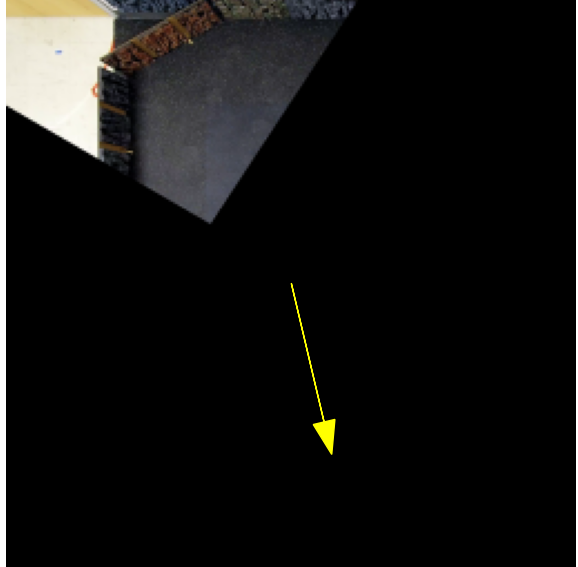
#> input picture Control_code/2026-02-03_17-00.png, 578 x 567 px; its folder holds only this picture in this run
$ python -i DataProcessor.py   (imports and definitions only)
#> lines starting #> are read from the running program, lines starting #| are printed output that depends on the picture; after the words box and inside, x2 and y2 are one past the last pixel; in counts of white or black regions, pixels touching at a corner belong together
import json
import functools
import numpy
from tqdm import tqdm
from pathlib import Path
import shutil
import cv2
import numpy as np
import pandas as pd
from matplotlib import pyplot as plt
from datetime import datetime


# [63 lines left out: function find_bounding_box_across_views, not called in this run]
from matplotlib.colors import ListedColormap
import os

from Library import Utils
from Library.DataStorage import DataReader
import math


#from Library import Guidance
#from Library import Vectors


# [46 lines left out: functions interp_1d_index, interpolate_positions, mask2coordinates, not called in this run]


def is_data_reader(variable):
    reader_class = "<class 'Library.DataStorage.DataReader'>"
    return str(type(variable)) == reader_class


# [43 lines left out: functions get_env_dir, read_wall_mask, read_pole_mask, not called in this run]


def read_path_mask(image_path, ref_rgb=(220, 40, 40), tol=80):  # distance threshold in RGB space
#> called with image_path = '../2026-02-03_17-00.png', ref_rgb = (220, 40, 40), tol = 80
    min_area = 20
    max_area = 2000
    open_ksize = 3
    close_ksize = 5  # morphology to fill small gaps in dots

    img_bgr = cv2.imread(str(image_path))
#> img_bgr is the input picture: shape (567, 578, 3); mean B, G, R 18.2, 19.3, 19.8
    if img_bgr is None: raise ValueError(f"Could not read image from {image_path}")
    h, w = img_bgr.shape[:2]
#> h = 567; w = 578
    img_rgb = cv2.cvtColor(img_bgr, cv2.COLOR_BGR2RGB).astype(np.int16)
    ref = np.array(ref_rgb, dtype=np.int16)
    # RGB-distance threshold
    dist = np.linalg.norm(img_rgb - ref, axis=2)
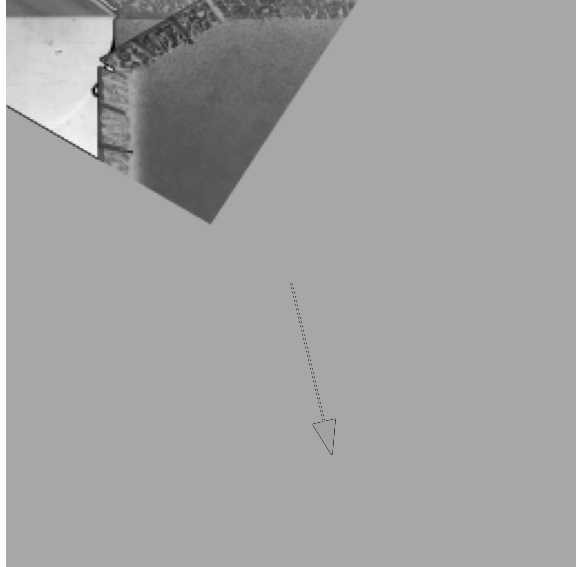
#> dist: shape (567, 578) float64; min 75.14, max 306.1, mean 222.6; drawn with min black and max white
    mask = dist <= tol
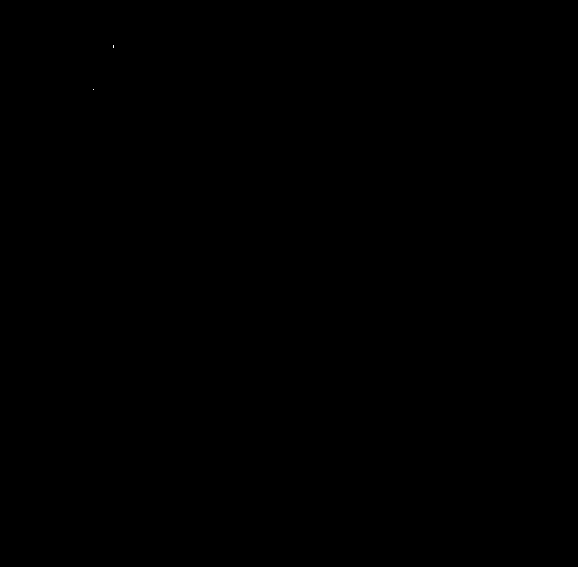
#> mask: shape (567, 578) bool; 0% white in thin lines or dots, all inside (x1, y1, x2, y2) = (93, 45, 114, 90)
    # Morphological cleanup
    mask_u8 = (mask.astype(np.uint8) * 255)
    if open_ksize and open_ksize > 1:
        k = np.ones((open_ksize, open_ksize), np.uint8)
        mask_u8 = cv2.morphologyEx(mask_u8, cv2.MORPH_OPEN, k)
#> mask_u8: shape (567, 578); every value is 0
    if close_ksize and close_ksize > 1:
        k = np.ones((close_ksize, close_ksize), np.uint8)
        mask_u8 = cv2.morphologyEx(mask_u8, cv2.MORPH_CLOSE, k)

    # Connected components
    num_labels, labels, stats, centroids = cv2.connectedComponentsWithStats(mask_u8, connectivity=8)
#> labels: shape (567, 578) int32; every value is 0
#> num_labels = 1; stats = [[0, 0, 578, 567, 327726]]; centroids = [[288.5, 283]]
    # Output mask: only dot centers
    center_mask = np.zeros((h, w), dtype=bool)
    for lbl in range(1, num_labels):  # skip background
        area = stats[lbl, cv2.CC_STAT_AREA]
        if area < min_area: continue
        if max_area is not None and area > max_area: continue
        cx, cy = centroids[lbl]
        ix = int(round(cx))
        iy = int(round(cy))
        if 0 <= ix < w and 0 <= iy < h: center_mask[iy, ix] = True  # row=y, col=x
    return center_mask


# [158 lines left out: functions load_arena_masks, world2robot, robot2world, read_robot_trajectory, flatten_sonar, not called in this run]

class DataCollection:
    # [494 lines left out: functions __init__, _get_cache_path, _save_to_cache, _load_from_cache, load_profiles, load_views and 12 more, not called in this run]


class DataProcessor:
    # [152 lines left out: functions __init__, _get_cache_path, _save_to_cache, _load_from_cache, clear_cache, not called in this run]

    def print_data_overview(self):
        print('DATA IN DATA READER:')
        self.data_reader.print_data_overview()

    # [1220 lines left out: functions get_motion, get_field, copy_annotated, _load_meta_only, load_arena_metadata, load_arena_image and 14 more, not called in this run]

    def get_data_at(self, index):
        data = self.data_reader.get_data_at(index)
        return data

    # [183 lines left out: functions get_sonar_data_at, get_sonar_data, get_profile, get_profile_at, get_position_at, _calculate_spatial_quadrants, not called in this run]


    # [38 lines of commented-out code are left out]

>>> result = read_path_mask('../2026-02-03_17-00.png')

$ run again, on Control_code/2026-02-03_17-02.png
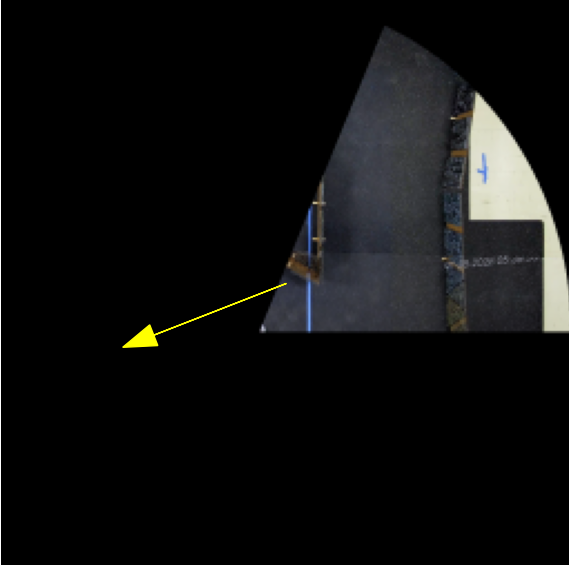
#> input picture Control_code/2026-02-03_17-02.png, 569 x 565 px
#> in read_path_mask, img_bgr is the input picture: shape (565, 569, 3); mean B, G, R 14.8, 15.1, 14.8
#> in read_path_mask, `dist = np.linalg.norm(img_rgb - ref, axis=2)`:
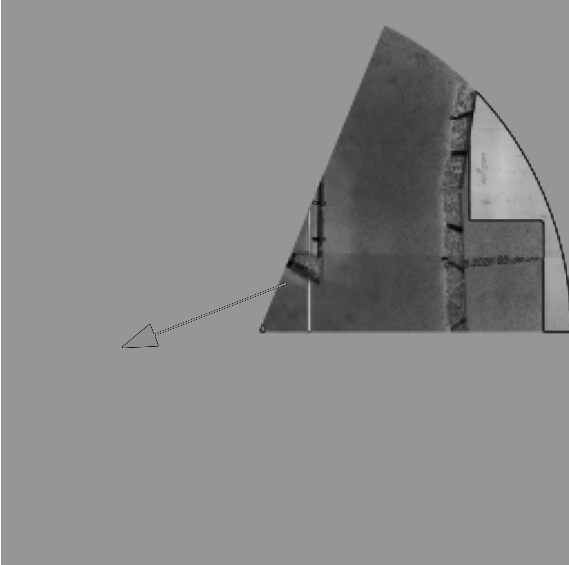
#> dist: shape (565, 569) float64; min 112.8, max 306.1, mean 218.8; drawn with min black and max white
#> mask: shape (565, 569) bool; every value is 0
#> labels: shape (565, 569) int32; every value is 0
#> num_labels = 1; stats = [[0, 0, 569, 565, 321485]]; centroids = [[284, 282]]

$ run again, on Control_code/2026-02-16_15-20.png
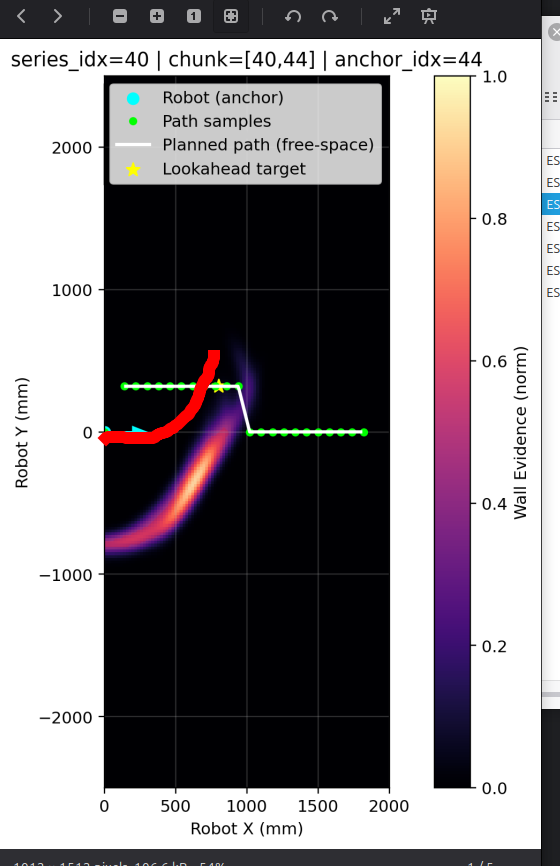
#> input picture Control_code/2026-02-16_15-20.png, 560 x 866 px
#> in read_path_mask, img_bgr is the input picture: shape (866, 560, 3); mean B, G, R 135.5, 132.2, 137.9
#> in read_path_mask, `dist = np.linalg.norm(img_rgb - ref, axis=2)`:
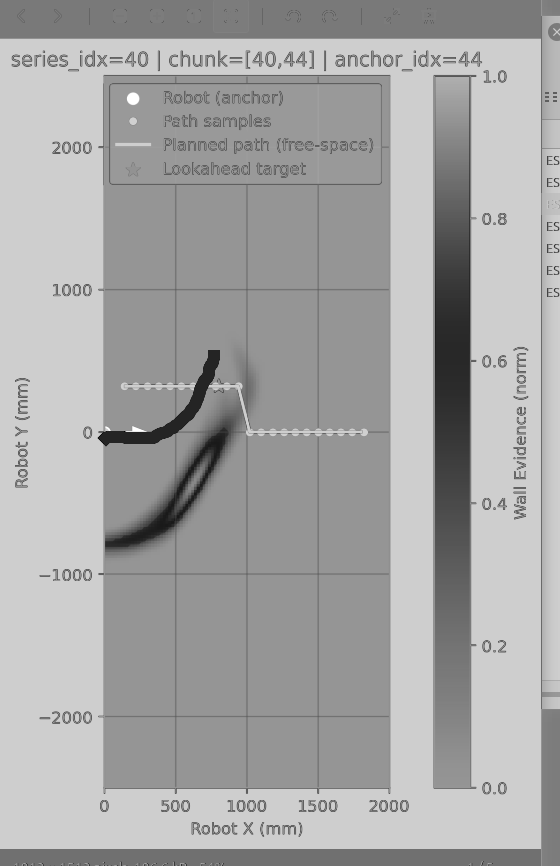
#> dist: shape (866, 560) float64; min 14.8, max 375.3, mean 250; drawn with min black and max white
#> in read_path_mask, `mask = dist <= tol`:
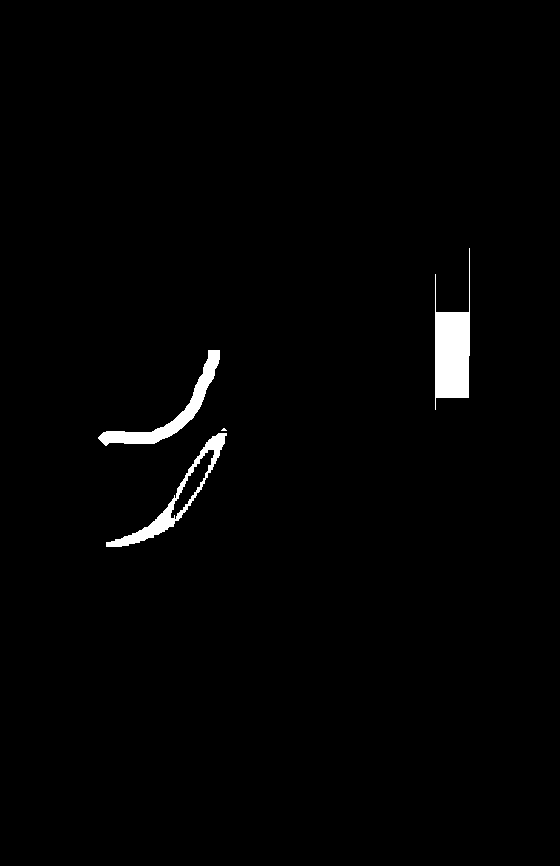
#> mask: shape (866, 560) bool; 1.4% white; 4 white regions (1 under 20 px), largest, box (x1, y1, x2, y2) and area: (435, 248, 470, 410) 3082, (98, 350, 220, 446) 2002, (106, 433, 227, 547) 1758
#> labels: shape (866, 560) int32; 4 distinct labels, from 0 to 3
#> num_labels = 4; stats = [[0, 0, 560, 866, 478252], [435, 312, 35, 86, 2968], [99, 350, 121, 95, 1998], [106, 433, 121, 114, 1742]]; centroids = [[279.3, 432.8], [451.8, 354.2], [170.3, 411.3], [174, 498.8]]
#> the loop in read_path_mask, `for lbl in range(1, num_labels):` made 3 passes
#> (area, cx, cy, ix, iy) on passes 2 to 3: (1998, 170.3, 411.3, 170, 411), (1742, 174, 498.8, 174, 499)
